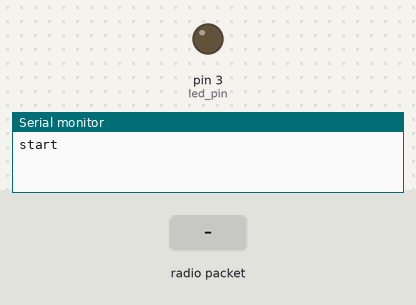
The sketch below on a simulated Arduino Uno, built with avr-gcc and run on an emulated ATmega328P. Parts: output pins drawn as LEDs (lit = HIGH), the last lines printed to the serial monitor. The inputs (shaded band) are chosen by the test bench. No radio packets arrive unless stated.

Above: at 1.2 s.
1.3 s: radio packet "1" arrives
At 1.7 s:
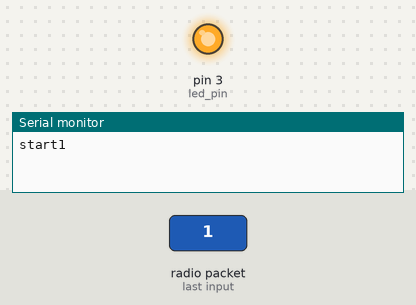
Timing chart, 0 to 4.3 s (numbered marks = the images above; inputs shaded):
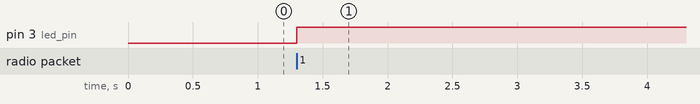

The sketch:

nRF24_Receiver.ino
```cpp
#include <SPI.h>
#include <nRF24L01.h>
#include <RF24.h>
RF24 radio(9, 10);
int led_pin = 3;
const byte address[6] = "00001"; // 주소값을 부여합니다. 송신기과 수신기를 동일한 주소로 입력 해야합니다.


void setup() {
  pinMode(led_pin , OUTPUT);
  Serial.begin(9600);
  Serial.write("start");
  radio.begin();
  radio.openReadingPipe(0, address);
  radio.setPALevel(RF24_PA_MIN); //전원공급에 관한 파워레벨을 설정합니다.
  radio.startListening(); //모듈을 수신기로 설정합니다.
}

void loop() {
  if (radio.available()) {
    char text[32] = "";
    radio.read(&text, sizeof(text));
    Serial.println(text);
  digitalWrite(led_pin , HIGH);
  }
}
```

Measured:
- after the input at 1.3 s, pin 3 (led_pin): LOW → HIGH at once
